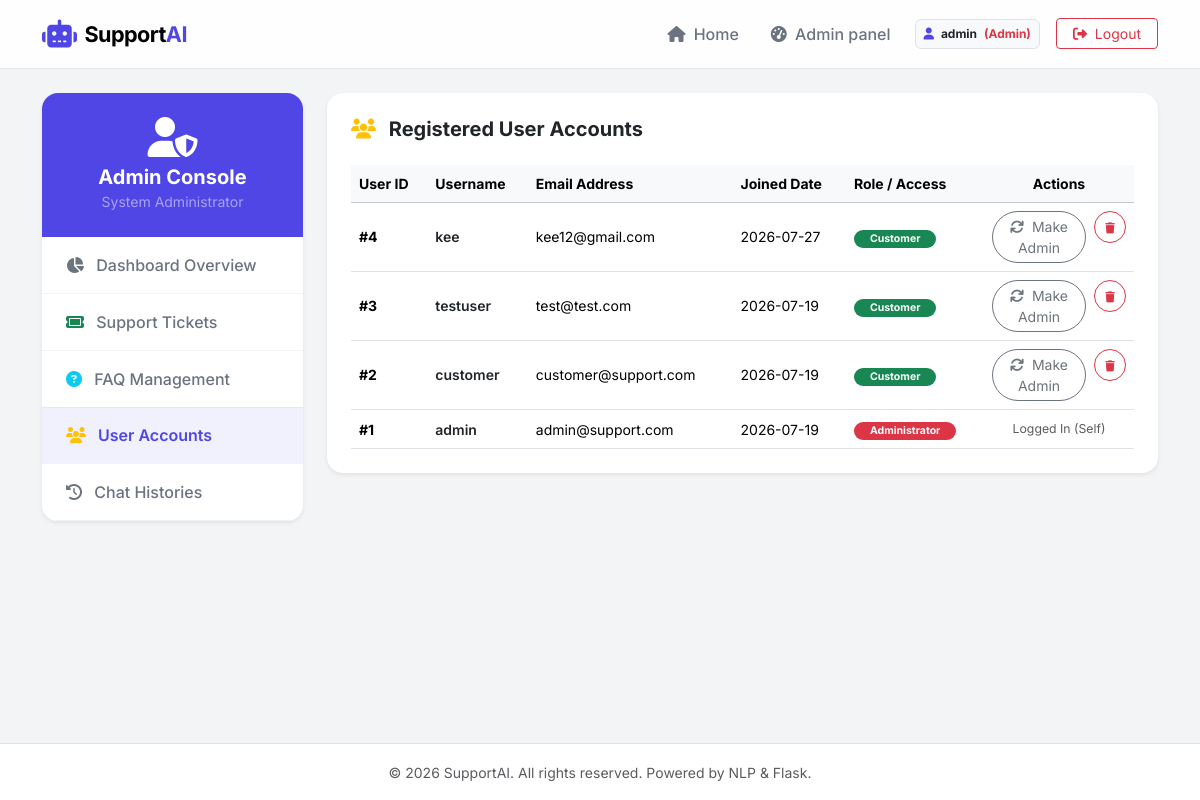
Page /admin/users (signed in) on the committed database.
### models/user.py (models this page shows, shortened)
class User(db.Model, UserMixin):
    __tablename__ = 'users'
    id = db.Column(db.Integer, primary_key=True)
    username = db.Column(db.String(80), unique=True, nullable=False)
    email = db.Column(db.String(120), unique=True, nullable=False)
    password_hash = db.Column(db.String(256), nullable=False)
    role = db.Column(db.String(20), default='customer')  # 'customer' or 'admin'
    created_at = db.Column(db.DateTime, default=datetime.utcnow)
    conversations = db.relationship('Conversation', backref='user', lazy=True, cascade='all, delete-orphan')
    tickets = db.relationship('SupportTicket', backref='user', lazy=True, cascade='all, delete-orphan')
    def is_admin(self):
        return self.role == 'admin'

### app.py (the view)
    @app.route('/admin/users')
    @login_required
    @admin_required
    def admin_users():
        users = User.query.order_by(User.created_at.desc()).all()
        return render_template('admin/users.html', users=users)

### templates/admin/users.html (shortened to what this page needs)
{% extends 'base.html' %}
{% block content %}
<div class="row">
    <div class="col-md-3 mb-4">
        <div class="card border-0 shadow-sm rounded-4 overflow-hidden">
            <div class="bg-primary text-white p-4 text-center">
                <i class="fa-solid fa-user-shield fs-1 mb-2"></i>
                <h5 class="mb-0 fw-bold">Admin Console</h5>
                <small class="text-white-50">System Administrator</small>
            </div>
            <div class="list-group list-group-flush admin-sidebar-list">
                <a href="{{ url_for('admin_dashboard') }}" class="list-group-item list-group-item-action py-3 px-4 border-0">
                    <i class="fa-solid fa-chart-pie me-2 text-secondary"></i> Dashboard Overview
                </a>
                <a href="{{ url_for('admin_tickets') }}" class="list-group-item list-group-item-action py-3 px-4 border-0">
                    <i class="fa-solid fa-ticket me-2 text-success"></i> Support Tickets
                </a>
                <a href="{{ url_for('admin_faqs') }}" class="list-group-item list-group-item-action py-3 px-4 border-0">
                    <i class="fa-solid fa-circle-question me-2 text-info"></i> FAQ Management
                </a>
                <a href="{{ url_for('admin_users') }}" class="list-group-item list-group-item-action py-3 px-4 active border-0">
                    <i class="fa-solid fa-users me-2 text-warning"></i> User Accounts
                </a>
                <a href="{{ url_for('admin_chats') }}" class="list-group-item list-group-item-action py-3 px-4 border-0">
                    <i class="fa-solid fa-history me-2 text-secondary"></i> Chat Histories
                </a>
            </div>
        </div>
    </div>
    <div class="col-md-9">
        <div class="card border-0 shadow-sm rounded-4 p-4">
            <h5 class="fw-bold text-dark mb-4"><i class="fa-solid fa-users me-2 text-warning"></i> Registered User Accounts</h5>
            <div class="table-responsive">
                <table class="table table-hover align-middle mb-0 small">
                    <thead class="table-light">
                        <tr>
                            <th>User ID</th>
                            <th>Username</th>
                            <th>Email Address</th>
                            <th>Joined Date</th>
                            <th>Role / Access</th>
                            <th style="width: 150px; text-align: center;">Actions</th>
                        </tr>
                    </thead>
                    <tbody>
                        {% for user in users %}
                            <tr>
                                <td class="fw-bold">#{{ user.id }}</td>
                                <td class="fw-semibold text-dark">{{ user.username }}</td>
                                <td>{{ user.email }}</td>
                                <td>{{ user.created_at.strftime('%Y-%m-%d') }}</td>
                                <td>
                                    {% if user.role == 'admin' %}
                                        <span class="badge bg-danger rounded-pill px-3">Administrator</span>
                                    {% else %}
                                        <span class="badge bg-success rounded-pill px-3">Customer</span>
                                    {% endif %}
                                </td>
                                <td>
                                    <div class="d-flex justify-content-center gap-2">
                                        {% if user.id != current_user.id %}
                                            <form action="{{ url_for('admin_update_user_role', user_id=user.id) }}" method="POST" class="d-inline">
                                                <button type="submit" class="btn btn-outline-secondary btn-sm px-2 rounded-pill small" title="Toggle Role">
                                                    <i class="fa-solid fa-arrows-rotate me-1"></i> Make {{ 'Customer' if user.role == 'admin' else 'Admin' }}
                                                </button>
                                            </form>
                                            <form action="{{ url_for('admin_delete_user', user_id=user.id) }}" method="POST" class="d-inline" onsubmit="return confirm('Are you sure you want to permanently delete this user account? All chats and tickets belonging to them will be lost.');">
                                                <button type="submit" class="btn btn-outline-danger btn-sm rounded-circle" title="Delete User" style="width: 32px; height: 32px; padding: 0;">
                                                    <i class="fa-solid fa-trash" style="font-size: 11px;"></i>
                                                </button>
                                            </form>
                                        {% else %}
                                            <span class="text-muted small italic">Logged In (Self)</span>
                                        {% endif %}
                                    </div>
                                </td>
                            </tr>
                        {% endfor %}
                    </tbody>
                </table>
            </div>
        </div>
    </div>
</div>
{% endblock %}

### templates/base.html (shortened to what this page needs)
<!DOCTYPE html>
<html lang="en">
<head>
    <link href="https://cdn.jsdelivr.net/npm/bootstrap@5.3.3/dist/css/bootstrap.min.css" rel="stylesheet">
    <link rel="stylesheet" href="https://cdnjs.cloudflare.com/ajax/libs/font-awesome/6.4.0/css/all.min.css">
    <link rel="stylesheet" href="{{ url_for('static', filename='css/style.css') }}">
</head>
<body>
    <nav class="navbar navbar-expand-lg sticky-top" id="mainNavbar">
        <div class="container">
            <a class="navbar-brand d-flex align-items-center" href="{{ url_for('index') }}" id="navBrand">
                <i class="fa-solid fa-robot me-2 text-primary fs-3"></i>
                <span class="fw-bold tracking-tight">Support<span class="text-primary">AI</span></span>
            </a>
            <div class="collapse navbar-collapse" id="navbarContent">
                <ul class="navbar-nav ms-auto align-items-center">
                    <li class="nav-item">
                        <a class="nav-link" href="{{ url_for('index') }}"><i class="fa-solid fa-house me-1"></i> Home</a>
                    </li>
                    {% if current_user.is_authenticated %}
                        {% if current_user.is_admin() %}
                            <li class="nav-item">
                                <a class="nav-link" href="{{ url_for('admin_dashboard') }}"><i class="fa-solid fa-gauge-high me-1"></i> Admin panel</a>
                            </li>
                        {% else %}
                            <li class="nav-item">
                                <a class="nav-link" href="{{ url_for('dashboard') }}"><i class="fa-solid fa-table-columns me-1"></i> Dashboard</a>
                            </li>
                        {% endif %}
                        <li class="nav-item ms-lg-2">
                            <span class="badge bg-light text-dark border p-2 d-none d-lg-inline-block">
                                <i class="fa-solid fa-user me-1 text-primary"></i> {{ current_user.username }}
                                {% if current_user.is_admin() %}
                                    <span class="text-danger fw-bold ms-1">(Admin)</span>
                                {% endif %}
                            </span>
                        </li>
                        <li class="nav-item ms-lg-3">
                            <a class="btn btn-outline-danger btn-sm px-3" href="{{ url_for('logout') }}"><i class="fa-solid fa-right-from-bracket me-1"></i> Logout</a>
                        </li>
                    {% endif %}
                </ul>
            </div>
        </div>
    </nav>
    <main class="py-4">
        <div class="container">
            {% block content %}{% endblock %}
        </div>
    </main>
    <footer class="footer mt-auto py-3 bg-white border-top">
        <div class="container text-center">
            <span class="text-muted small">&copy; 2026 SupportAI. All rights reserved. Powered by NLP & Flask.</span>
        </div>
    </footer>
</body>
</html>

### static/css/style.css (style rules this page uses)
:root { --primary-color: #4f46e5; --primary-hover: #4338ca; --bg-light: #f9fafb; --text-dark: #111827; --text-muted: #6b7280; --border-color: #e5e7eb; --card-shadow: 0 4px 6px -1px rgb(0 0 0 / 0.05), 0 2px 4px -2px rgb(0 0 0 / 0.05); --card-hover-shadow: 0 10px 15px -3px rgb(0 0 0 / 0.1), 0 4px 6px -4px rgb(0 0 0 / 0.1); }
body { font-family: 'Inter', sans-serif; background-color: #f3f4f6; color: var(--text-dark); min-height: 100vh; display: flex; flex-direction: column; }
#mainNavbar { background-color: rgb(255 255 255 / 90%); backdrop-filter: blur(8px); border-bottom: 1px solid var(--border-color); padding: 0.8rem 0; }
#navBrand { font-size: 1.35rem; letter-spacing: -0.025em; }
.nav-link { font-weight: 500; color: var(--text-muted); transition: color 0.2s ease; padding: 0.5rem 1rem !important; }
.admin-sidebar-list .list-group-item { font-weight: 500; color: var(--text-muted); border-bottom: 1px solid #f3f4f6 !important; transition: all 0.2s ease; }
.admin-sidebar-list .list-group-item.active { background-color: rgba(79, 70, 229, 0.08) !important; color: var(--primary-color) !important; font-weight: 600; }
.text-primary { color: var(--primary-color) !important; }
.bg-primary { background-color: var(--primary-color) !important; }

### rows in the picture
User: username "admin", id "1", email "admin@support.com", created_at "2026-07-19", role "Administrator", shows "Logged In (Self)"
User: id "4", username "kee", email "kee12@gmail.com", created_at "2026-07-27", shows "Customer", role "Admin"
User: id "3", username "testuser", email "test@test.com", created_at "2026-07-19", shows "Customer", role "Admin"
User: id "2", username "customer", email "customer@support.com", created_at "2026-07-19", shows "Customer", role "Admin"
